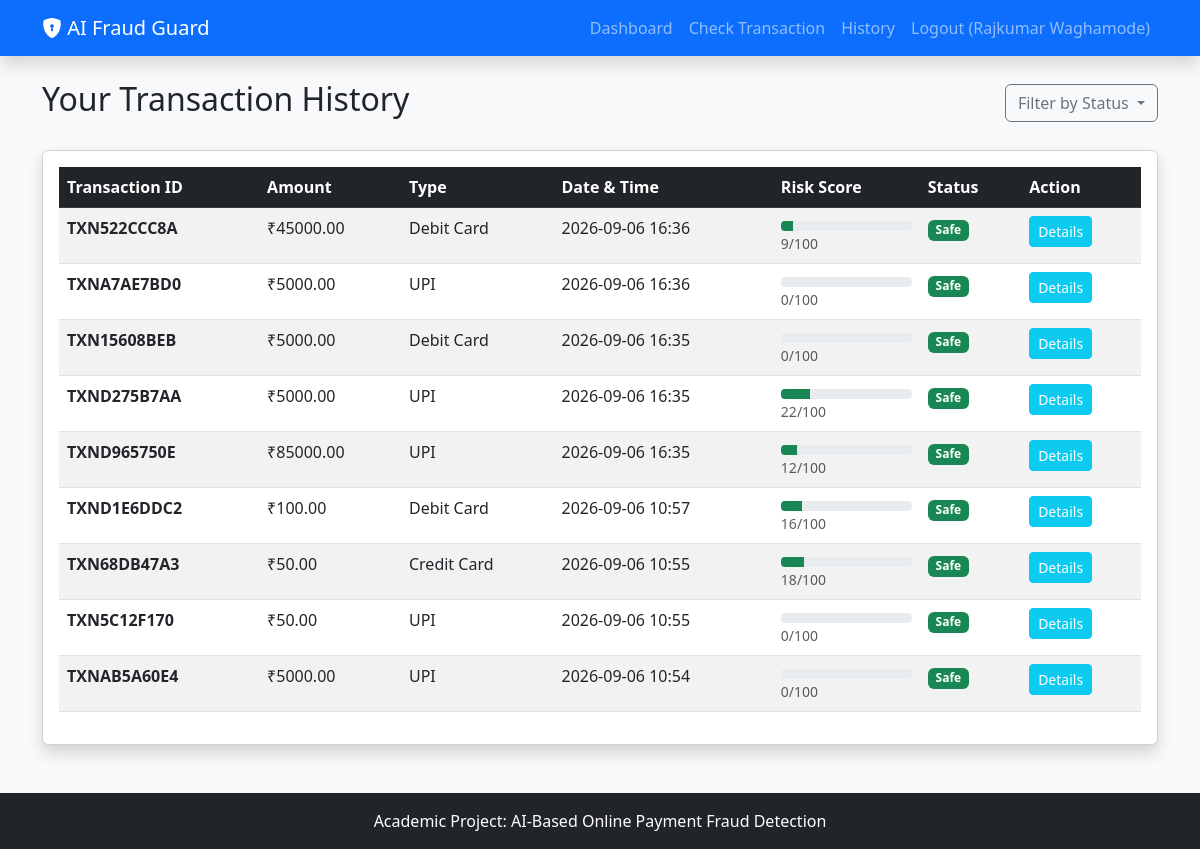
Screenshot of /transactions (signed in) with the database file from the repository.
### database/models.py (models this page shows)
class User(db.Model, UserMixin):
    __tablename__ = 'users'
    id = db.Column(db.Integer, primary_key=True)
    name = db.Column(db.String(100), nullable=False)
    email = db.Column(db.String(120), unique=True, nullable=False)
    password_hash = db.Column(db.String(128), nullable=False)
    role = db.Column(db.String(20), default='user') # 'user' or 'admin'
    created_at = db.Column(db.DateTime, default=datetime.utcnow)
    transactions = db.relationship('Transaction', backref='user', lazy=True)

class Transaction(db.Model):
    __tablename__ = 'transactions'
    id = db.Column(db.Integer, primary_key=True)
    transaction_id = db.Column(db.String(50), unique=True, nullable=False)
    user_id = db.Column(db.Integer, db.ForeignKey('users.id'), nullable=False)
    amount = db.Column(db.Float, nullable=False)
    transaction_type = db.Column(db.String(50))
    transaction_time = db.Column(db.Integer) # Hour of day
    sender_balance = db.Column(db.Float)
    receiver_balance = db.Column(db.Float)
    location = db.Column(db.String(100))
    device_type = db.Column(db.String(50))
    previous_transactions = db.Column(db.Integer)
    new_device = db.Column(db.Integer)
    unusual_location = db.Column(db.Integer)
    fraud_probability = db.Column(db.Float)
    risk_score = db.Column(db.Integer)
    prediction = db.Column(db.String(20)) # 'Genuine' or 'Fraud'
    status = db.Column(db.String(20)) # 'LOW RISK', 'MEDIUM RISK', 'HIGH RISK'
    created_at = db.Column(db.DateTime, default=datetime.utcnow)

### app.py (the view)
@app.route('/transactions')
@login_required
def transactions():
    status_filter = request.args.get('status')
    query = Transaction.query.filter_by(user_id=current_user.id)
    if status_filter:
        query = query.filter_by(status=status_filter)
    txs = query.order_by(Transaction.created_at.desc()).all()
    return render_template('transactions.html', transactions=txs)

### app.py (called while the page is built)
@login_manager.user_loader
def load_user(user_id):
    return User.query.get(int(user_id))

### templates/transactions.html (shortened to what this page needs)
{% extends "base.html" %}
{% block content %}
<div class="d-flex justify-content-between align-items-center mb-4">
    <h2>{{ 'All System Transactions' if is_admin else 'Your Transaction History' }}</h2>
    <div class="dropdown">
        <button class="btn btn-outline-secondary dropdown-toggle" type="button" id="filterDropdown" data-bs-toggle="dropdown" aria-expanded="false">
            Filter by Status
        </button>
    </div>
</div>
<div class="card shadow">
    <div class="card-body">
        {% if transactions %}
        <div class="table-responsive">
            <table class="table table-hover table-striped">
                <thead class="table-dark">
                    <tr>
                        <th>Transaction ID</th>
                        <th>Amount</th>
                        <th>Type</th>
                        <th>Date & Time</th>
                        <th>Risk Score</th>
                        <th>Status</th>
                        <th>Action</th>
                    </tr>
                </thead>
                <tbody>
                    {% for tx in transactions %}
                    <tr>
                        <td><strong>{{ tx.transaction_id }}</strong></td>
                        <td>₹{{ "%.2f"|format(tx.amount) }}</td>
                        <td>{{ tx.transaction_type }}</td>
                        <td>{{ tx.created_at.strftime('%Y-%m-%d %H:%M') }}</td>
                        <td>
                            <div class="progress" style="height: 10px; margin-top: 5px;">
                                <div class="progress-bar bg-{{ 'success' if tx.risk_score <= 30 else 'warning' if tx.risk_score <= 70 else 'danger' }}"
                                     role="progressbar" style="width: {{ tx.risk_score }}%;"></div>
                            </div>
                            <small class="text-muted">{{ tx.risk_score }}/100</small>
                        </td>
                        <td>
                            {% if tx.status == 'LOW RISK' %}
                            <span class="badge bg-success">Safe</span>
                            {% elif tx.status == 'MEDIUM RISK' %}
                            <span class="badge bg-warning text-dark">Review</span>
                            {% else %}
                            <span class="badge bg-danger">Suspicious</span>
                            {% endif %}
                        </td>
                        <td>
                            <button class="btn btn-sm btn-info text-white" onclick="alert('Demo feature: Transaction details would open here.')">Details</button>
                        </td>
                    </tr>
                    {% endfor %}
                </tbody>
            </table>
        </div>
        {% endif %}
    </div>
</div>
{% endblock %}

### templates/base.html (shortened to what this page needs)
<!DOCTYPE html>
<html lang="en">
<head>
    <link href="https://cdn.jsdelivr.net/npm/bootstrap@5.3.0/dist/css/bootstrap.min.css" rel="stylesheet">
    <link rel="stylesheet" href="https://cdn.jsdelivr.net/npm/bootstrap-icons@1.11.1/font/bootstrap-icons.css">
    <link rel="stylesheet" href="{{ url_for('static', filename='css/style.css') }}">
</head>
<body class="bg-light">
    <nav class="navbar navbar-expand-lg navbar-dark bg-primary mb-4 shadow">
        <div class="container">
            <a class="navbar-brand" href="{{ url_for('index') }}"><i class="bi bi-shield-lock-fill"></i> AI Fraud Guard</a>
            <div class="collapse navbar-collapse" id="navbarNav">
                <ul class="navbar-nav ms-auto">
                    {% if current_user.is_authenticated %}
                        {% if current_user.role == 'admin' %}
                            <li class="nav-item"><a class="nav-link" href="{{ url_for('admin_dashboard') }}">Admin Dashboard</a></li>
                            <li class="nav-item"><a class="nav-link" href="{{ url_for('admin_transactions') }}">All Transactions</a></li>
                        {% else %}
                            <li class="nav-item"><a class="nav-link" href="{{ url_for('dashboard') }}">Dashboard</a></li>
                            <li class="nav-item"><a class="nav-link" href="{{ url_for('check_transaction') }}">Check Transaction</a></li>
                            <li class="nav-item"><a class="nav-link" href="{{ url_for('transactions') }}">History</a></li>
                        {% endif %}
                        <li class="nav-item"><a class="nav-link" href="{{ url_for('logout') }}">Logout ({{ current_user.name }})</a></li>
                    {% else %}
                        <li class="nav-item"><a class="nav-link" href="{{ url_for('login') }}">Login</a></li>
                        <li class="nav-item"><a class="nav-link" href="{{ url_for('register') }}">Register</a></li>
                    {% endif %}
                </ul>
            </div>
        </div>
    </nav>
    <div class="container mb-5">
        {% block content %}{% endblock %}
    </div>
    <footer class="bg-dark text-white text-center py-3 mt-auto">
        <div class="container">
            <p class="mb-0">Academic Project: AI-Based Online Payment Fraud Detection</p>
        </div>
    </footer>
</body>
</html>

### static/css/style.css (style rules this page uses)
body { display: flex; flex-direction: column; min-height: 100vh; }
.card { transition: all 0.3s ease; }
.table th { font-weight: 600; }
.progress { background-color: #e9ecef; border-radius: 0.25rem; }

### rows the page displays
User: name "Rajkumar Waghamode"
Transaction: transaction_id "TXN522CCC8A", amount "45000.00", transaction_type "Debit Card", created_at "2026-09-06 16:36", risk_score "9", status "Safe"
Transaction: transaction_id "TXNA7AE7BD0", amount "5000.00", transaction_type "UPI", created_at "2026-09-06 16:36", risk_score "0", status "Safe"
Transaction: transaction_id "TXN15608BEB", amount "5000.00", transaction_type "Debit Card", created_at "2026-09-06 16:35", risk_score "0", status "Safe"
Transaction: transaction_id "TXND275B7AA", amount "5000.00", transaction_type "UPI", created_at "2026-09-06 16:35", risk_score "22", status "Safe"
Transaction: transaction_id "TXND965750E", amount "85000.00", transaction_type "UPI", created_at "2026-09-06 16:35", risk_score "12", status "Safe"
Transaction: transaction_id "TXND1E6DDC2", amount "100.00", transaction_type "Debit Card", created_at "2026-09-06 10:57", risk_score "16", status "Safe"
Transaction: transaction_id "TXN68DB47A3", amount "50.00", transaction_type "Credit Card", created_at "2026-09-06 10:55", risk_score "18", status "Safe"
Transaction: transaction_id "TXN5C12F170", amount "50.00", transaction_type "UPI", created_at "2026-09-06 10:55", risk_score "0", status "Safe"
Transaction: transaction_id "TXNAB5A60E4", amount "5000.00", transaction_type "UPI", created_at "2026-09-06 10:54", risk_score "0", status "Safe"

### other values shown
{{ 'All System Transactions' if is_admin else 'Your Transaction History' }} "Your Transaction History"
